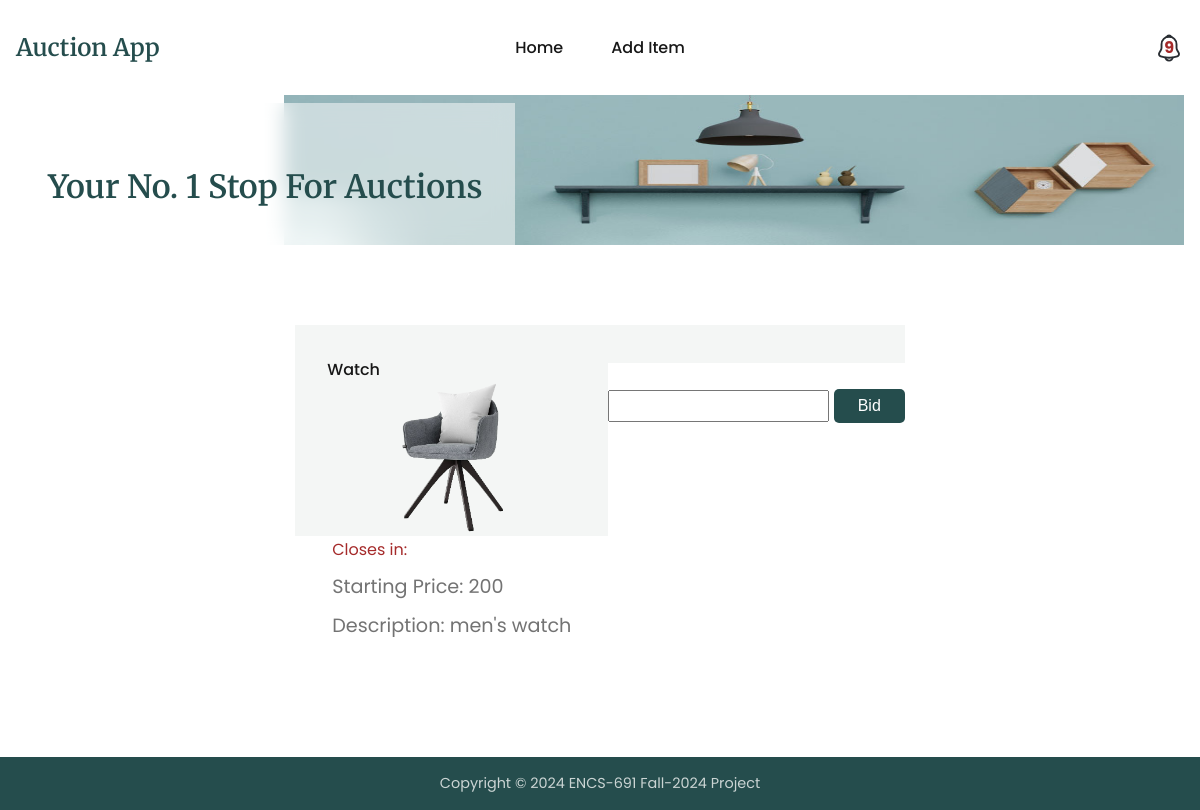
The page /auctions/bid-item/9/ (signed in) on the database as committed earlier.
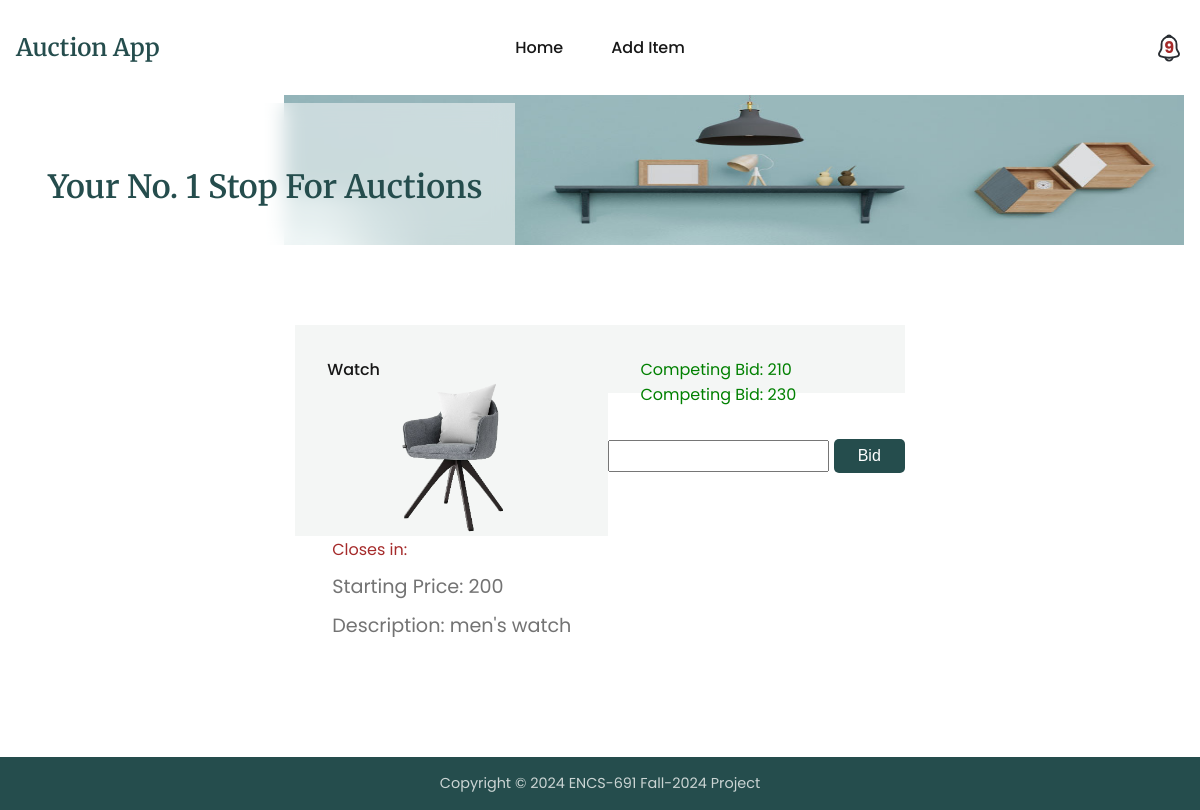
The same page on the database as committed later.
### auctions/models.py (models this page shows, shortened)
class Bid(models.Model):
    auctionid = models.CharField(max_length=200)
    itemid = models.CharField(max_length=200)
    username = models.CharField(max_length=200)
    amount = models.IntegerField()
    createdat = models.DateTimeField(default=timezone.now)

### auctions/views.py (the view)
# urls.py: path('bid-item/<int:id>/', views.bidItem, name='bidItem'),
@login_required
def bidItem(req, id):
    if req.method == 'GET':
      bids = None
      auction = getAuctionByItemId(id)
      try:
          bids = Bid.objects.filter(auctionid=auction.id)
      except:
          logging.error(f'Item does not exist')
      item = get_object_or_404(Item, pk=id)
      context = {'item': item, 'bids':bids}
      return render(req, 'auctions/bidItem.html', context=context)
    return addNewBid(req, id)

### auctions/utils.py (called while the page is built)
def getAuctionByItemId(id, field=''):
    try:
        auction = Auction.objects.get(itemid=id)
    except (KeyError, Auction.DoesNotExist):
        logging.error(f'Auction does not exist')
        return None
    else:
        if field:
            return getattr(auction, field)
        return auction

### templates/auctions/bidItem.html (shortened to what this page needs)
{% extends "base.html" %}
{% block content %}
<div class="biditem-container">
  <section class="section__container product__container" id="product">
    <div class="biditem-grid">
      {% if item %}
      <div class="product__card">
        <h4>{{item.name}}</h4>
        <img src="{{item.image}}" alt="{{item.name}}" />
        <div class="biditem-p" id="close-in">
          Closes in: <span hx-get="{% url 'auctions:getBidClosingTime' item.id %}" hx-trigger="every 2s"></span>
        </div>
        <p>Starting Price: {{item.minimumbid}}</p>
        <p>Description: {{item.description}}</p>
      </div>
      {% endif %}
      <form class="bid-detail"
      hx-post="{% url 'auctions:bidItem' item.id %}"
      hx-target="#bid-info">
        <div class="bid-info product__card" id="bid-info">
          {% if bids %}
          <ul>
            {% for bid in bids %}
              <li>Competing Bid: {{bid.amount}}</li>
            {% endfor %}
          </ul>
          {% endif %}
        </div>
        <input class="input" name="amount" type="number">
        <button type="submit" class="btn">Bid</button>
      </form>
    </div>
  </section>
</div>
{% endblock %}

Rows that differ between the two databases and show on the page:
added Bid: amount "210"
added Bid: amount "230"
